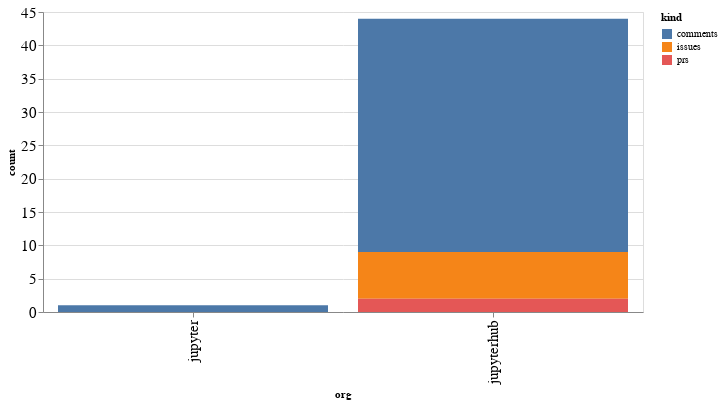

The notebook cell this image was saved under:
### Code cell
alt.Chart(org_summaries, width=600).mark_bar().encode(
    x='org',
    y='count',
    color='kind',
    tooltip="org"
)

### Figure 1 — Vega-Lite specification as saved in the notebook (floating-point values rounded to 4 significant figures)
{"config": {"axisLeft": {"labelFontSize": 15}, "axisBottom": {"labelFontSize": 15}}, "data": {"name": "data-08f5d23e476e9e7c9f83f6c47056cd3e"}, "mark": "bar", "encoding": {"color": {"type": "nominal", "field": "kind"}, "tooltip": {"type": "nominal", "field": "org"}, "x": {"type": "nominal", "field": "org"}, "y": {"type": "quantitative", "field": "count"}}, "width": 600, "$schema": "https://vega.github.io/schema/vega-lite/v4.8.1.json", "datasets": {"data-08f5d23e476e9e7c9f83f6c47056cd3e": [{"org": "jupyter", "kind": "comments", "count": 1}, {"org": "jupyterhub", "kind": "comments", "count": 35}, {"org": "jupyterhub", "kind": "issues", "count": 7}, {"org": "jupyterhub", "kind": "prs", "count": 2}]}}
